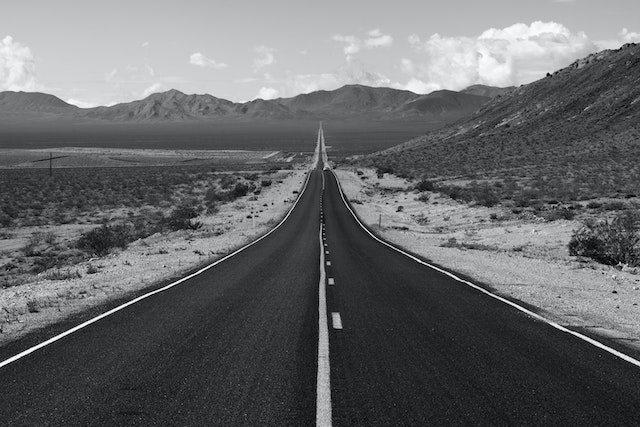
#> input picture road.jpg, 640 x 427 px
$ python zad3.py
#> lines starting #> are read from the running program, lines starting #| are printed output that depends on the picture
import numpy as np
import matplotlib.pyplot as plt

img=plt.imread("road.jpg")
#> img is the input picture: shape (427, 640, 3); mean R, G, B 102.9, 103.9, 105.9
img=img[:,:,0].copy()
#> img: shape (427, 640)

plt.figure()

plt.imshow(img,vmin=0,vmax=100,cmap="gray")
plt.show()

plt.imshow(img,cmap="gray")
plt.show()

plt.imshow(np.rot90(img,3),cmap="gray")
plt.show()
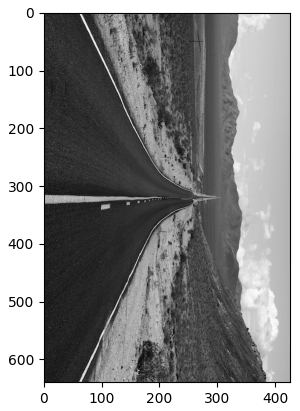
#> figure drawn by matplotlib, 1 panel

plt.imshow(np.fliplr(img),cmap="gray")
plt.show()
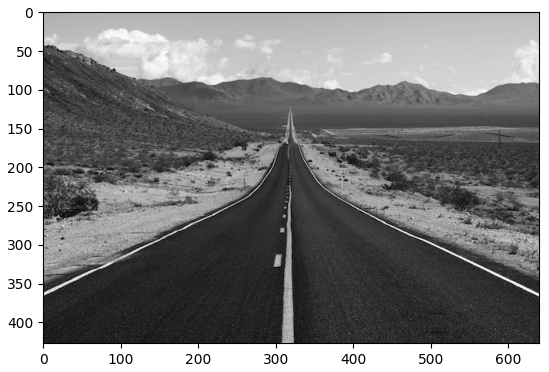
#> figure drawn by matplotlib, 1 panel

plt.imshow(img[:, 160:320],cmap="gray")
plt.show()
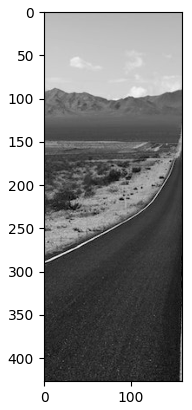
#> figure drawn by matplotlib, 1 panel
